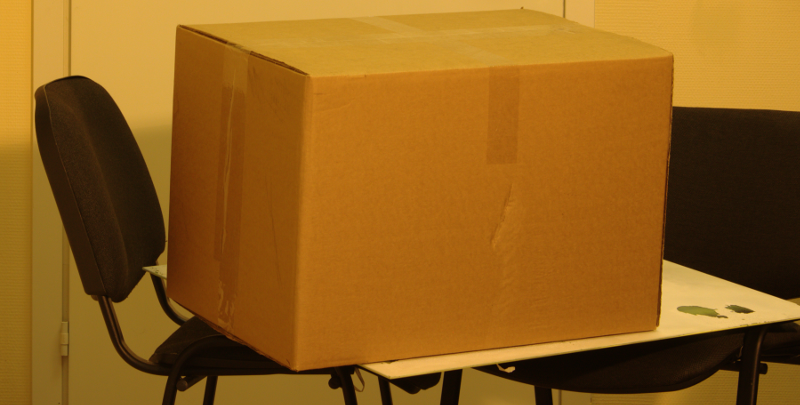
#> input picture photo/IMG0.png, 800 x 405 px
$ python createmaps.py
#> lines starting #> are read from the running program, lines starting #| are printed output that depends on the picture
### solvingsystem.py
from math import pi, tan, sqrt, sin, cos,atan2
import numpy as np

def solve_system(I):
    i1, i2, i3 = I[0], I[1], I[2]

    I = np.matrix([[2*i1],[2*i2],[2*i3]])
    M = np.matrix([[1,1,0],[1,0,1],[1,-1,0]]).I
    a,b,c = M.dot(I)
    a,b,c=float(a),float(b),float(c)
    phi_value = atan2(c,b)/2
    try:

        imax_value=(a+c/sin(2*phi_value))/2
        imin_value = a - imax_value
    except:
        imax_value=(a+b/cos(2*phi_value))/2
        imin_value=a-imax_value


    return imax_value, imin_value, phi_value


# [2 lines that do not run on import are left out]

### createmaps.py

import solvingsystem

import numpy as np
import matplotlib.pyplot as plt

from math import sin,cos,sqrt,floor,asin,pi
import cv2
from scipy.optimize import minimize_scalar,minimize,bisect

def findtheta (rho,n,Imax,Imin,i1,i2,i3):
    if rho<0:
        return -2
    f_rho = lambda theta: ((n - 1 / n) ** 2) * ((sin(theta)) ** 2) / (
        2 + 2 * (n ** 2) - ((n + 1 / n) ** 2) * (sin(theta)) ** 2 + 4 * cos(theta) * sqrt(
            n ** 2 - (sin(theta)) ** 2))-rho
    nf_rho = lambda theta: -(((n - 1 / n) ** 2) * ((sin(theta)) ** 2) / (
        2 + 2 * (n ** 2) - ((n + 1 / n) ** 2) * (sin(theta)) ** 2 + 4 * cos(theta) * sqrt(
            n ** 2 - (sin(theta)) ** 2)) - rho)
    try:
        Theta=bisect(f_rho,0,abs(minimize_scalar(nf_rho).x))
    except:
        Theta=-2
    return Theta


def main():


    img0 = cv2.imread("./photo/IMG0.png", cv2.IMREAD_GRAYSCALE)
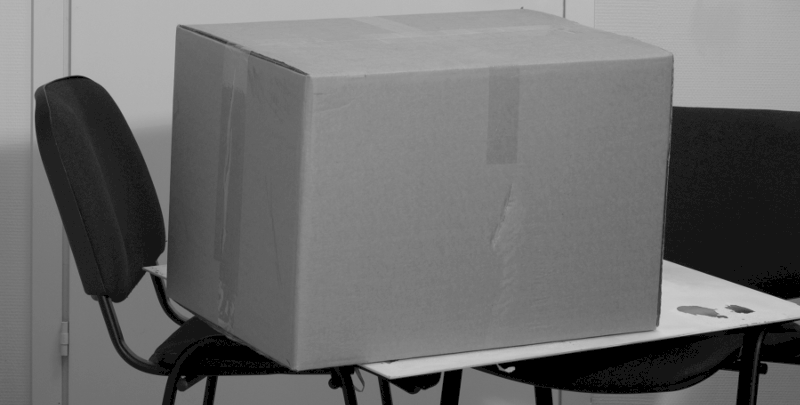
#> img0: shape (405, 800); min 0, max 206, mean 109
    img0 = np.array(img0)

    img45 = cv2.imread("./photo/IMG45.png", cv2.IMREAD_GRAYSCALE)
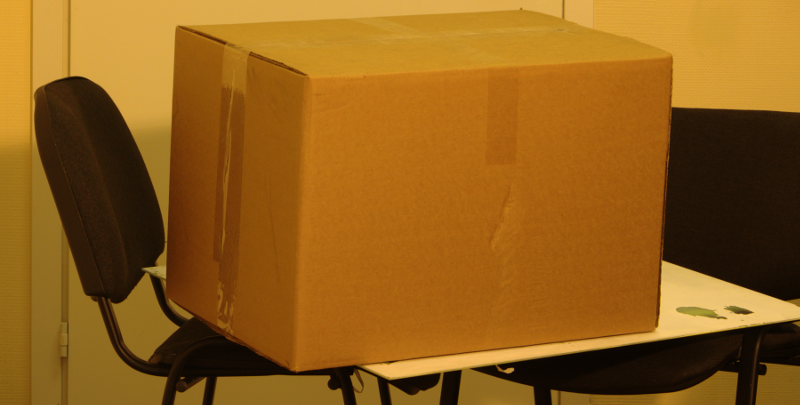
#> input picture photo/IMG45.png, 800 x 405 px
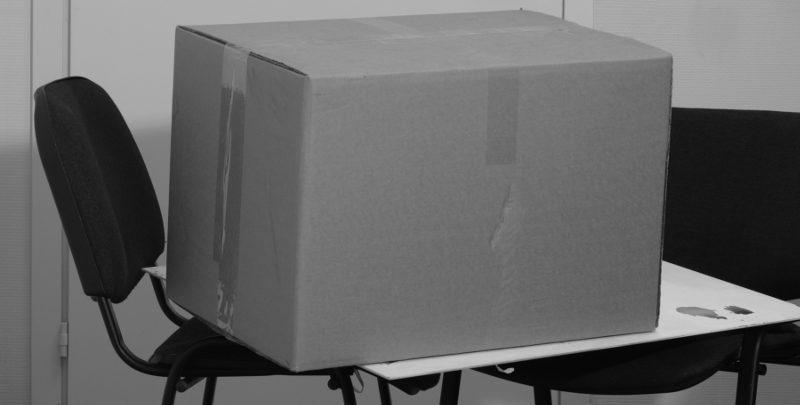
#> img45: shape (405, 800); min 3, max 207, mean 101.3
    img45 = np.array(img45)

    img90 = cv2.imread("./photo/IMG90.png", cv2.IMREAD_GRAYSCALE)
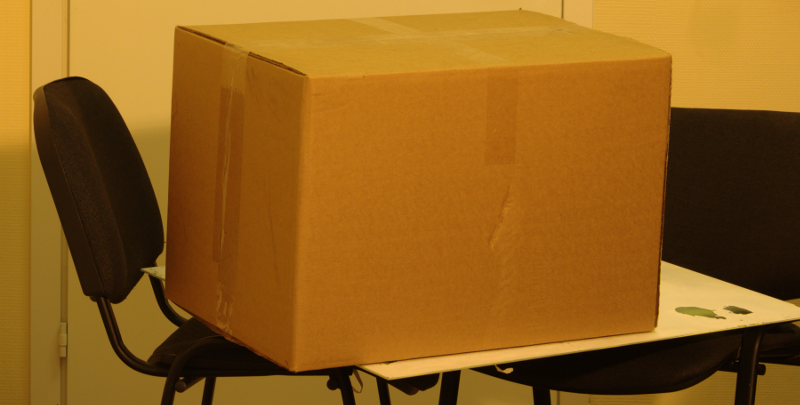
#> input picture photo/IMG90.png, 800 x 405 px
#> img90: shape (405, 800); min 3, max 205, mean 100.9
    img90 = np.array(img90)

    height, width = img0.shape
#> height = 405; width = 800
    map = np.zeros([height, width, 3], dtype=np.uint8)
    map = cv2.cvtColor(map, cv2.COLOR_RGB2GRAY)
    map = np.array(map)

    cmap = np.zeros([height, width, 3], dtype=np.uint8)
    cmap = cv2.cvtColor(cmap, cv2.COLOR_RGB2GRAY)
    cmap = np.array(cmap)
    n = 1.4

    maxrho=0

    Phi=np.zeros((height,width))
    Theta = np.zeros((height, width))

    for x in range(height):
        for y in range(width):
            Imax, Imin, Phi[x,y] = solvingsystem.solve_system([img0.item((x, y)), img45.item((x, y)), img90.item((x, y))])
            Rho = (Imax - Imin) / (Imax + Imin)
            Theta[x,y]=findtheta(Rho,n,Imax,Imin,img0.item((x, y)), img45.item((x, y)), img90.item((x, y)))
            Theta[x,y]/=2
            map[x, y] = abs(floor(255 * Theta[x,y]))
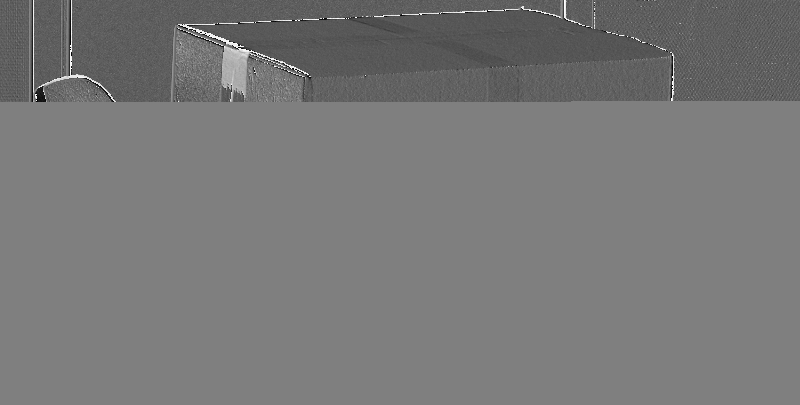
#> Phi: shape (405, 800) float64; min -1.56, max 1.57, mean -0.0911; drawn with min black and max white
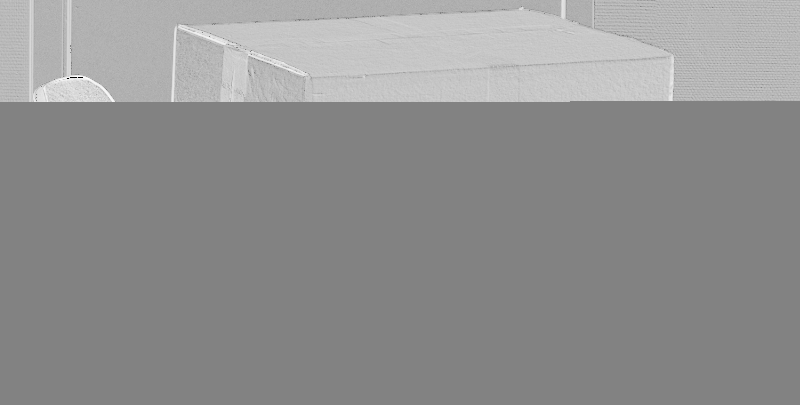
#> Theta: shape (405, 800) float64; min -1, max 0.948, mean 0.112; drawn with min black and max white
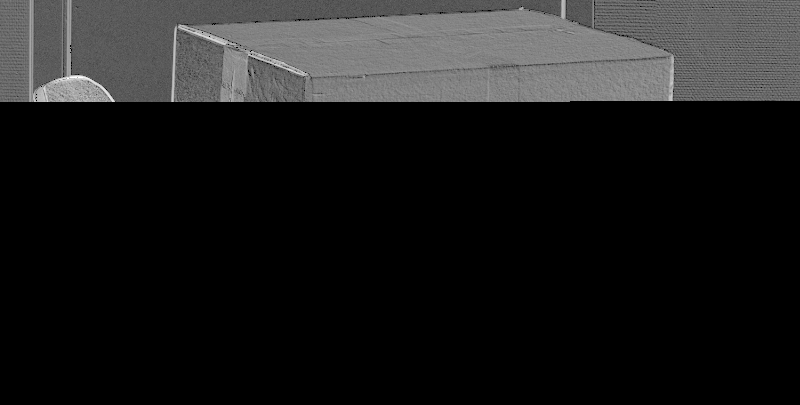
#> map: shape (405, 800); min 0, max 255, mean 28.4


    map = np.asarray(map)
    cmap=np.asarray(cmap)
    cv2.imwrite("./maps/thetamap.png", map)
    cv2.imwrite("./maps/cmap.png",cmap)

    plt.imshow(Theta,cmap='viridis')
    plt.colorbar(ticks=[Theta.min(),0,Theta.max()])
    plt.show()

    plt.imshow(Phi,cmap="RdBu")
    plt.colorbar(ticks=[Phi.min(), 0, Phi.max()])
    plt.show()
if __name__ == "__main__":
#> (the run stopped early here; a loop or call above may not have finished)
